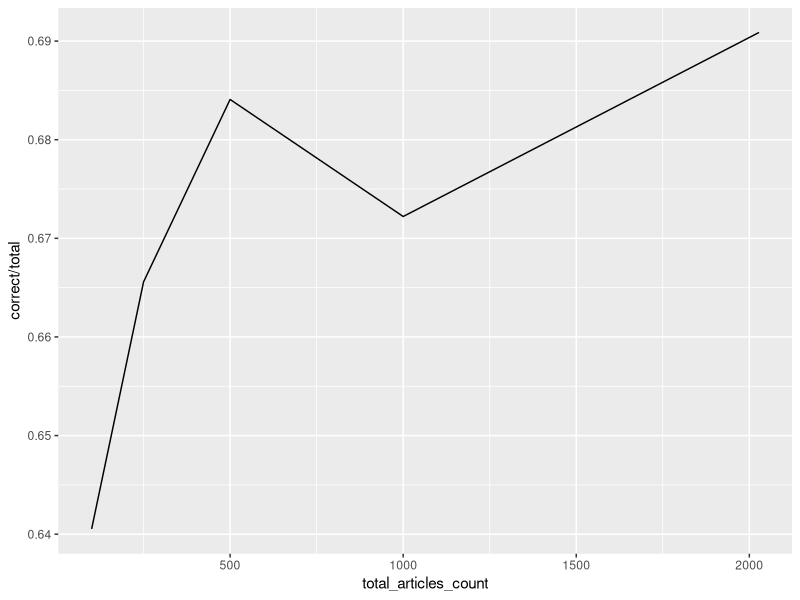
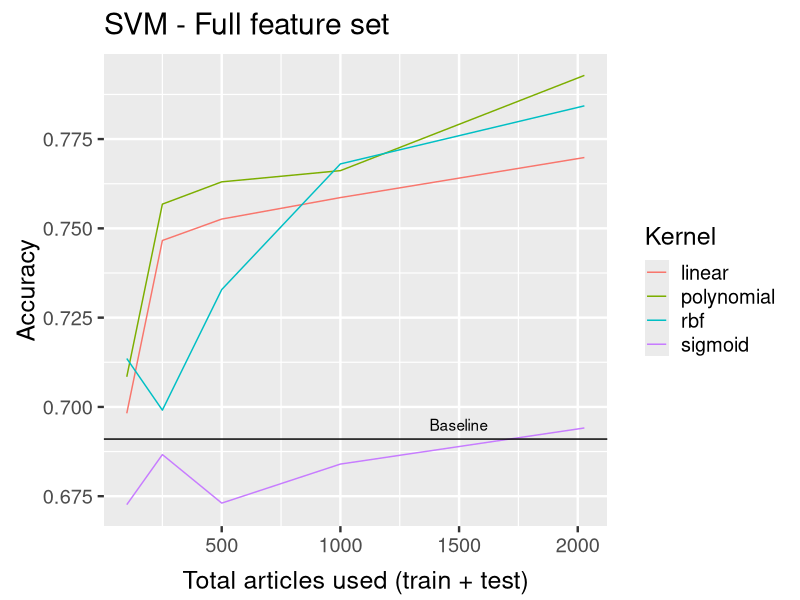
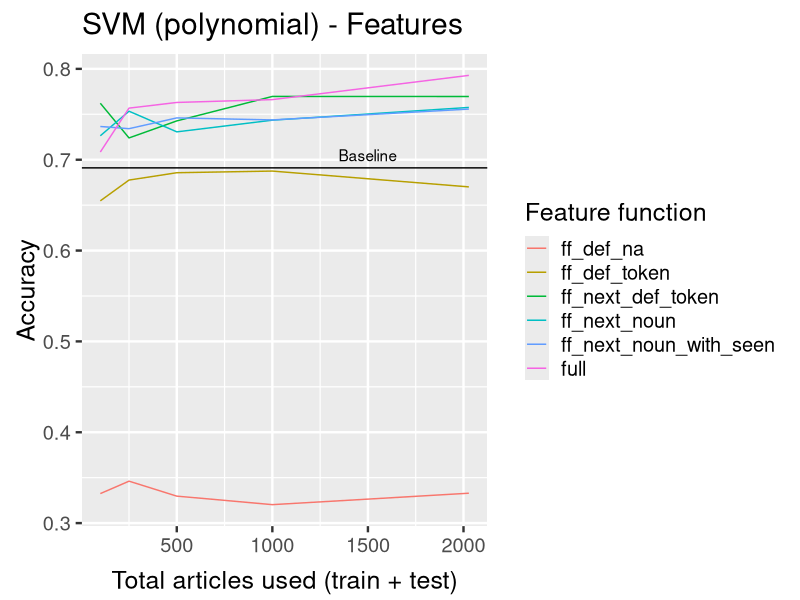
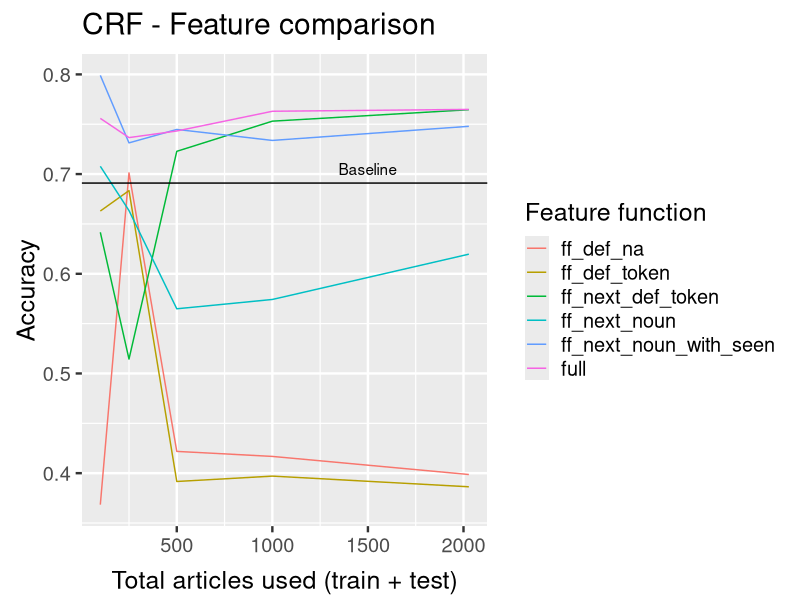

Write R code to recreate these figures, in order.
library(ggplot2)
library(grid)
# d = read.csv('/Users/chbrown/Downloads/05/logistic/ex2data1.txt',
#                 header=F, col.names=c('X', 'Y', 'Z'))
# plot(d$X, d$Y, pch=d$Z+2, log='xy')
# d$XY = d$X * d$Y
# glm(d$Z ~ d$X + d$Y + d$XY, family=binomial(link = "probit"))

reportpath = '/Users/chbrown/Dropbox/ut/nlp/homework/reports'
setwd(reportpath)

baseline = read.table('../python/det/baseline.tsv', header=T)
ggplot(baseline, aes(x=total_articles_count, y=correct / total)) + 
  geom_line()
  

svm = read.table('../python/det/svm.tsv', header=T)
ggplot(svm[svm$feature_function=='full',], aes(
       x=total_articles_count,
       y=correct / total,
       colour=kernel)) + 
  geom_line() +
  labs(title="SVM - Full feature set", colour='Kernel',
       x='Total articles used (train + test)', y='Accuracy') +
  
  annotate("text", 1500, .695, label="Baseline") +
  geom_hline(yintercept=.691) +
  theme_grey(base_size=18) +
  theme(
    plot.title=element_text(vjust=1),
    axis.title.x=element_text(vjust=-.2),
    axis.title.y=element_text(vjust=.33))
  
ggplot(svm[svm$kernel=='polynomial',], aes(
  x=total_articles_count,
  y=correct / total,
  colour=feature_function)) + 
  geom_line() +
  labs(title="SVM (polynomial) - Features", colour='Feature function',
       x='Total articles used (train + test)', y='Accuracy') +
  
  annotate("text", 1500, .705, label="Baseline") +
  geom_hline(yintercept=.691) +
  theme_grey(base_size=18) +
  theme(
    plot.title=element_text(vjust=1),
    axis.title.x=element_text(vjust=-.2),
    axis.title.y=element_text(vjust=.33))

crf = read.table('../python/det/crf.tsv', header=T)
ggplot(crf, aes(
  x=total_articles_count,
  y=correct / total,
  colour=feature_function)) + 
  geom_line() +
  labs(title="CRF - Feature comparison", colour='Feature function',
       x='Total articles used (train + test)', y='Accuracy') +
  
  annotate("text", 1500, .705, label="Baseline") +
  geom_hline(yintercept=.691) +
  theme_grey(base_size=18) +
  theme(
    plot.title=element_text(vjust=1),
    axis.title.x=element_text(vjust=-.2),
    axis.title.y=element_text(vjust=.33))
